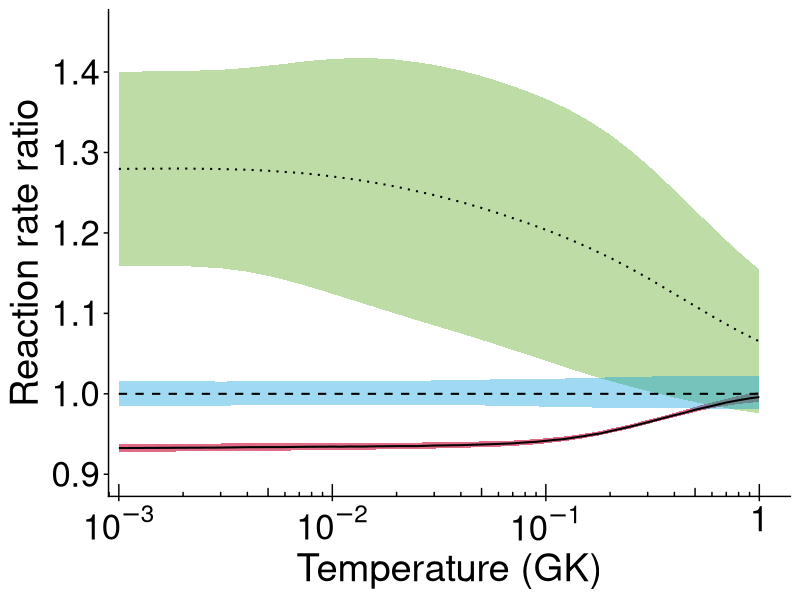
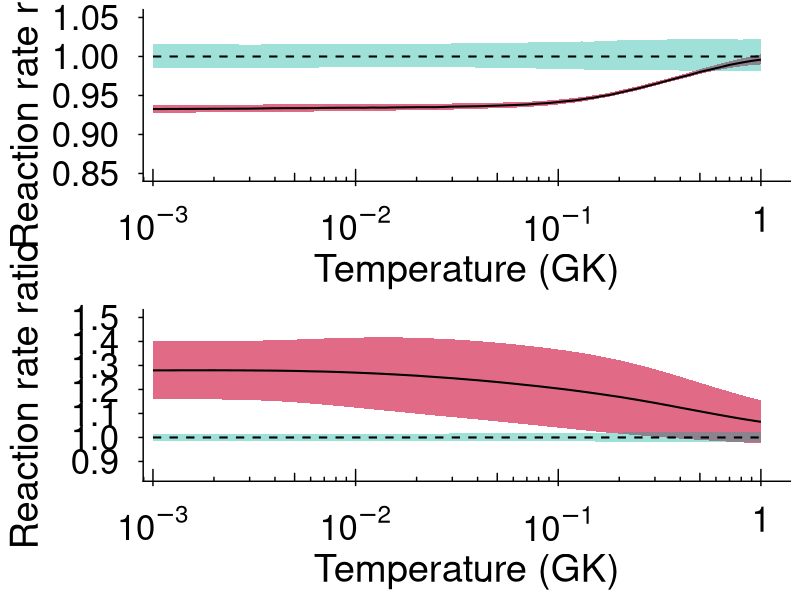

The R script that drew these images, in order:
require(purrr)
require(forcats)
require(dplyr)
require(tidyverse)
require(ggplot2)
require(ggthemes)
require(cowplot)
require(colorspace)
NABe7 <- read.csv("MCMCrates_Be7.csv",header = TRUE)
Norm <- NABe7$median

NAI_new <- NABe7[,c("T9","median","lower","upper")]  %>%
  set_names(c("T9","Adopted","Lower","Upper")) %>%
  mutate(Adopted = Adopted/Norm) %>%
  mutate(Lower = Lower/Norm) %>%
  mutate(Upper = Upper/Norm)  %>%
  mutate(data="presentI")


old <- read.csv("Be7Li.csv",header = TRUE) 
old <- old[,c("T.9","Adopted","Lower","Upper")]  %>%
  set_names(c("T9","Adopted","Lower","Upper"))  %>%
#  filter(T9 <=1) %>%
  mutate(data="previous") %>%
  mutate(Adopted = Adopted/Norm) %>%
  mutate(Lower = Lower/Norm) %>%
  mutate(Upper = Upper/Norm)

damone <- read.table("damone.dat",header = T)  %>%
mutate(T9 = T9, Adopted = rrate, Lower = rrate-unc,
       Upper = rrate+unc) %>% select(c("T9","Adopted","Lower","Upper")) %>%
  mutate(data="damone") %>%
  mutate(Adopted = Adopted/Norm) %>%
  mutate(Lower = Lower/Norm) %>%
  mutate(Upper = Upper/Norm)
  

joint <- rbind(damone,old,NAI_new) %>%
  filter(T9 <=1)
joint$data <- as.factor(joint$data)
joint$data <- factor(joint$data, levels = c("previous","damone","presentI")) 


pdf("Be7_NAratio.pdf", width=7.75, height=5.5)
ggplot(joint,aes(x=T9,y=Adopted, group=data,fill=data,linetype=data)) +
  geom_ribbon(aes(x=T9,ymin=Lower, ymax=Upper,alpha=data),show.legend=FALSE) +
  scale_alpha_manual(values=c(1,0.375,0.375))+
  geom_line(size=0.7) +
  coord_cartesian(ylim=c(0.9,1.45),xlim=c(0.00125,1)) +
  theme_cowplot() + xlab("Temperature (GK)") + ylab("Reaction rate ratio") +
  scale_fill_discrete_qualitative(name="") +
  scale_x_log10(breaks = c(0.001,0.01,0.1,1),labels=c(expression(10^-3),expression(10^-2),
                                                         expression(10^-1),"1"))  +
   annotation_logticks(sides = "b") + 
  scale_linetype_manual(guide=F,values=c("solid","dotted","dashed"),name="") +
  theme(panel.grid.major = element_blank(),
        panel.grid.minor = element_blank(),
        legend.position = c(0.45,0.95),
        legend.text = element_text(size=13),
        legend.text.align = 1,
        legend.background = element_rect(colour = "white",fill=NA),
        plot.background = element_rect(colour = "white", fill = "white"),
        panel.background = element_rect(colour = "white", fill = "white"),
        legend.key = element_rect(colour = "white", fill = "white"),
        axis.title = element_text(color="black", size=27.5),
        strip.background = element_rect("gray85"),
        axis.text.y = element_text(size = 25, hjust =1),
        axis.text.x = element_text(size = 25, vjust =1))
dev.off()

panel1 <- filter(joint,data %in% c("previous","presentI"))
panel2 <- filter(joint,data %in% c("damone","presentI")) 


p1 <- ggplot(panel1,aes(x=T9,y=Adopted, group=data,fill=data,linetype=data)) +
  geom_ribbon(aes(x=T9,ymin=Lower, ymax=Upper,alpha=data),show.legend=FALSE) +
  scale_alpha_manual(values=c(1,0.375,0.375))+
  geom_line(size=0.7) +
  coord_cartesian(ylim=c(0.85,1.05),xlim=c(0.00125,1)) +
  theme_cowplot() + xlab("Temperature (GK)") + ylab("Reaction rate ratio") +
  scale_fill_discrete_qualitative(name="") +
  scale_x_log10(breaks = c(0.001,0.01,0.1,1),labels=c(expression(10^-3),expression(10^-2),
                                                      expression(10^-1),"1"))  +
  scale_y_continuous(breaks = scales::pretty_breaks(n = 7)) +
  annotation_logticks(sides = "b") + 
  #  annotation_logticks(base=2.875,sides = "l") +
  scale_linetype_manual(guide=F,values=c("solid","dashed"),name="") +
  theme(panel.grid.major = element_blank(),
        panel.grid.minor = element_blank(),
        legend.position = c(0.45,0.95),
        legend.text = element_text(size=13),
        legend.text.align = 1,
        legend.background = element_rect(colour = "white",fill=NA),
        plot.background = element_rect(colour = "white", fill = "white"),
        panel.background = element_rect(colour = "white", fill = "white"),
        legend.key = element_rect(colour = "white", fill = "white"),
        axis.title = element_text(color="black", size=27.5),
        strip.background = element_rect("gray85"),
        axis.text.y = element_text(size = 25, margin = unit(c(t = 0, r = 5, b = 0, l = 0), "mm")),
        axis.text.x = element_text(size = 25, margin = unit(c(t = 5, r = 0, b = 0, l = 0), "mm")))


p2 <- ggplot(panel2,aes(x=T9,y=Adopted, group=data,fill=data,linetype=data)) +
  geom_ribbon(aes(x=T9,ymin=Lower, ymax=Upper,alpha=data),show.legend=FALSE) +
  scale_alpha_manual(values=c(1,0.375,0.375))+
  geom_line(size=0.7) +
  coord_cartesian(ylim=c(0.85,1.5),xlim=c(0.00125,1)) +
  theme_cowplot() + xlab("Temperature (GK)") + ylab("Reaction rate ratio") +
  scale_fill_discrete_qualitative(name="") +
  scale_x_log10(breaks = c(0.001,0.01,0.1,1),labels=c(expression(10^-3),expression(10^-2),
                                                      expression(10^-1),"1"))  +
  scale_y_continuous(breaks = scales::pretty_breaks(n = 7)) +
  annotation_logticks(sides = "b") + 
  #  annotation_logticks(base=2.875,sides = "l") +
  scale_linetype_manual(guide=F,values=c("solid","dashed"),name="") +
  theme(panel.grid.major = element_blank(),
        panel.grid.minor = element_blank(),
        legend.position = c(0.45,0.95),
        legend.text = element_text(size=13),
        legend.text.align = 1,
        legend.background = element_rect(colour = "white",fill=NA),
        plot.background = element_rect(colour = "white", fill = "white"),
        panel.background = element_rect(colour = "white", fill = "white"),
        legend.key = element_rect(colour = "white", fill = "white"),
        axis.title = element_text(color="black", size=27.5),
        strip.background = element_rect("gray85"),
        axis.text.y = element_text(size = 25, margin = unit(c(t = 0, r = 5, b = 0, l = 0), "mm")),
        axis.text.x = element_text(size = 25, margin = unit(c(t = 5, r = 0, b = 0, l = 0), "mm")))


pdf("Be7_rate_p.pdf", width=7, height=9)
plot_grid(
  p1,p2,
  align = "hv", axis = "tb",
  nrow = 2)  
dev.off()

